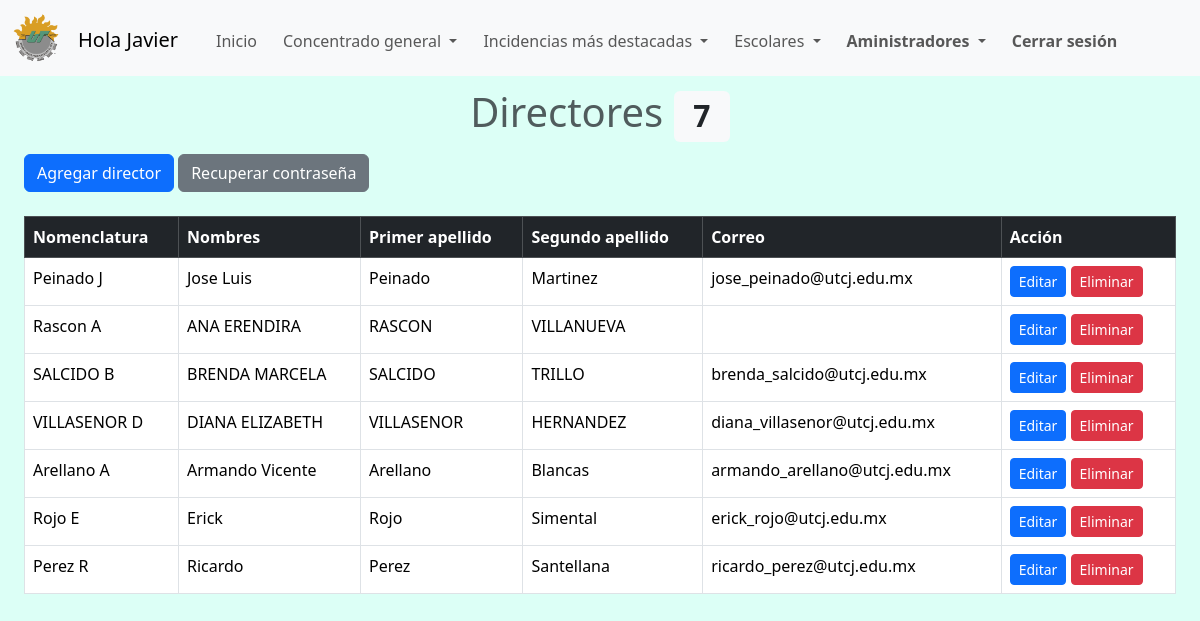
The app's page /layouts_admins/directores.php (signed in) with its own data.
### tables this page shows
CREATE TABLE IF NOT EXISTS `dir_de_carrera` (
  `id` int NOT NULL AUTO_INCREMENT,
  `nom_dir` varchar(50) NOT NULL,
  `nombres` varchar(50) NOT NULL,
  `primer_apellido` varchar(50) NOT NULL,
  `segundo_apellido` varchar(50) NOT NULL,
  `correo` varchar(50) NOT NULL,
  `password` varchar(250) NOT NULL,
  PRIMARY KEY (`id`)
);

### layouts_admins/directores.php (the view, shortened to what this page needs)
<!DOCTYPE html>
<html lang="en">
<head>
    <link href="https://cdn.jsdelivr.net/npm/bootstrap@5.3.2/dist/css/bootstrap.min.css" rel="stylesheet">
</head>
<body class="admin_background">
<?php include ("navbar.php");?>
<?php include('../php/connection.php');
  $consul = "SELECT COUNT(*) AS total_directores FROM dir_de_carrera";
  $resul = mysqli_query($connection, $consul);
  $row = mysqli_fetch_array($resul);?>
<h1 class="h1-tittles text-muted display-6">Directores <span class="badge bg-light text-dark"><?php echo $row['total_directores'];?></span></h1>
<div class="div-table">
<button type="button" class="btn btn-primary" data-bs-toggle="modal" data-bs-target="#exampleModal">
  Agregar director
</button>
<button type="button" class="btn btn-secondary" data-bs-toggle="modal" data-bs-target="#staticBackdrop">
  Recuperar contraseña
</button>
<br><br>
  <table class="table table-bordered">
    <thead class="table-dark">
      <tr>
        <th scope="col">Nomenclatura</th>
        <th scope="col">Nombres</th>
        <th scope="col">Primer apellido</th>
        <th scope="col">Segundo apellido</th>
        <th scope="col">Correo</th>
        <th colspan="2">Acción</th>
      </tr>
    </thead>
    <tbody>
      <?php require_once("../php/connection.php");
        $result = mysqli_query($connection, "SELECT * FROM dir_de_carrera");
        while ($row = mysqli_fetch_assoc($result)):
      ?>
      <tr>
        <td><?php echo $row["nom_dir"];?></td>
        <td><?php echo $row["nombres"];?></td>
        <td><?php echo $row["primer_apellido"];?></td>
        <td><?php echo $row["segundo_apellido"];?></td>
        <td><?php echo $row["correo"];?></td>
        <td>
          <button type="button" class="btn btn-primary btn-sm" data-bs-toggle="modal" data-bs-target="#exampleModal_<?php echo $row['id'];?>">Editar</button>
          <button type="button" class="btn btn-danger btn-sm" data-bs-toggle="modal" data-bs-target="#borrar_<?php echo $row['id'];?>"> Eliminar</button>
        </td>
      </tr>
      <?php endwhile;?>
    </tbody>
  </table>
  </div>
</body>
</html>

### css/style.css (style rules this page uses)
.h1-tittles { text-align: center; color: white; }
.div-table { margin-top: 1%; margin-left: 2%; margin-right: 2%; margin-bottom: 2%; }
.admin_background { background-color: #dcfff6; }

### records on screen
dir_de_carrera: nom_dir "Peinado J", nombres "Jose Luis", primer_apellido "Peinado", segundo_apellido "Martinez", correo "jose_peinado@utcj.edu.mx"
dir_de_carrera: nom_dir "Rascon A", nombres "ANA ERENDIRA", primer_apellido "RASCON", segundo_apellido "VILLANUEVA"
dir_de_carrera: nom_dir "SALCIDO B", nombres "BRENDA MARCELA", primer_apellido "SALCIDO", segundo_apellido "TRILLO", correo "brenda_salcido@utcj.edu.mx"
dir_de_carrera: nom_dir "VILLASENOR D", nombres "DIANA ELIZABETH", primer_apellido "VILLASENOR", segundo_apellido "HERNANDEZ", correo "diana_villasenor@utcj.edu.mx"
dir_de_carrera: nom_dir "Arellano A", nombres "Armando Vicente", primer_apellido "Arellano", segundo_apellido "Blancas", correo "armando_arellano@utcj.edu.mx"
dir_de_carrera: nom_dir "Rojo E", nombres "Erick", primer_apellido "Rojo", segundo_apellido "Simental", correo "erick_rojo@utcj.edu.mx"
dir_de_carrera: nom_dir "Perez R", nombres "Ricardo", primer_apellido "Perez", segundo_apellido "Santellana", correo "ricardo_perez@utcj.edu.mx"

### other values on screen
$_SESSION['usuario']." " "Javier"
$row['total_directores'] "7"
